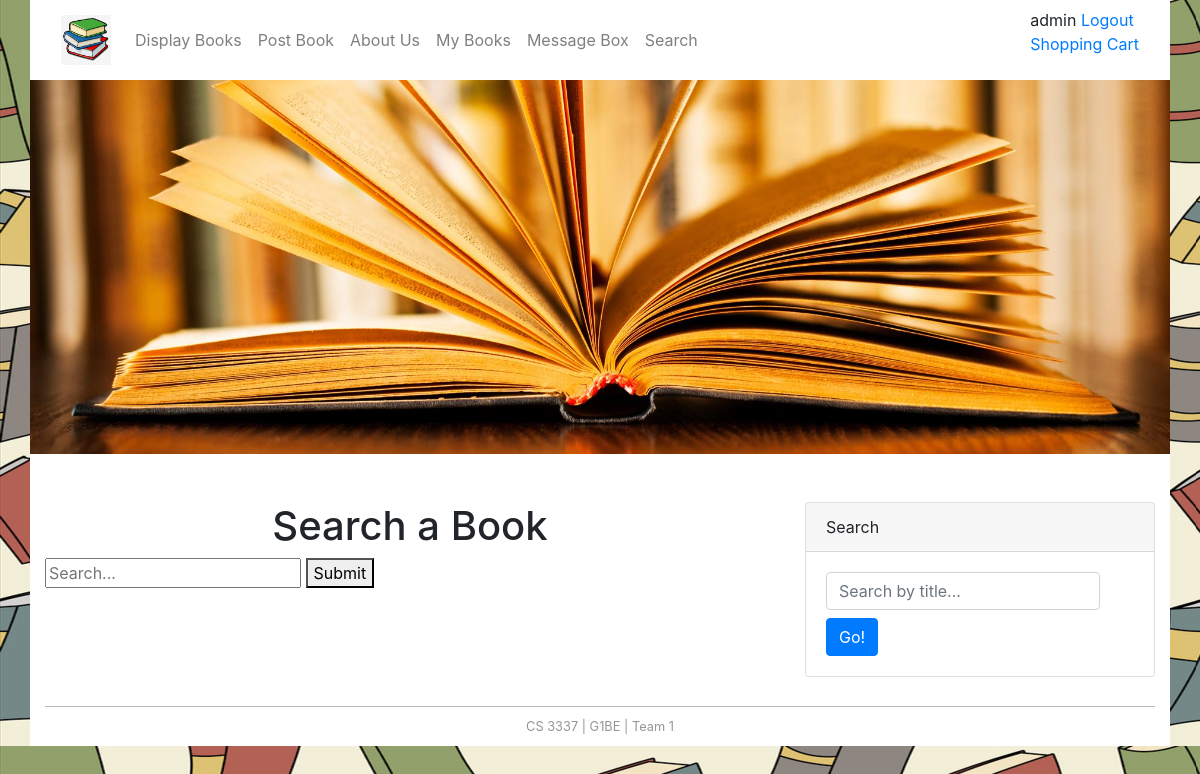
Page /search (signed in) on the committed database.
### bookMng/models.py (models this page shows, shortened)
class MainMenu(models.Model):
    item = models.CharField(max_length=200, unique=True)
    link = models.CharField(max_length=200, unique=True)

### bookMng/views.py (the view)
# urls.py: path('search', views.search, name='search'),
@login_required(login_url=reverse_lazy('login'))
def search(request):
    return render(request,
                  'bookSearch/search.html',
                  {
                      'item_list': MainMenu.objects.all(),
                  })

### bookEx/templates/bookSearch/search.html
{% extends "base.html" %}
{% load static %}
{% block content %}
<h1 align="center"> Search a Book </h1>
  <form action="{% url 'searchresults' %}" method="get">
  <input name="q" type="text" placeholder="Search...">
      <button type="submit">Submit</button>
</form>
{% endblock content %}

### bookEx/templates/base.html (shortened to what this page needs)
{% load static %}
<!DOCTYPE html>
<html lang="en">
<head>
    <link href="{% static 'main1.css' %}" rel="stylesheet" type="text/css">
    <link rel="stylesheet" href="https://stackpath.bootstrapcdn.com/bootstrap/4.3.1/css/bootstrap.min.css">
</head>
<body>
<div class="container">
        <nav class="navbar sticky-top navbar-expand-lg navbar-light" style = "background-color: #ffffff;">
            <a class="navbar-brand" href="\">
             <img src="{% static 'logo.jpg' %}" width="50" height="50" alt="" />
            </a>
            <div class="collapse navbar-collapse" id="navbarNav">
                <ul class="navbar-nav">
                 {% for item in item_list %}
                    <li class="nav-item">
                    <a class="nav-link" href="{{ item.link }}"> {{ item.item }} </a>
                    </li>
                    {% endfor %}
                </ul>
            </div>
            <span style="float: right; align: right;">
                    {% if user.is_authenticated %}
                       {{ user.username }}
                       <a href="{% url 'logout' %}?next=/">Logout</a>
                    {% else %}
                       Not Logged in
                       <a href="{% url 'login' %}?next=/">Login</a>
                    {% endif %}
                <p>
                                <a href="{% url 'purchase' %}"> Shopping Cart </a></p>
                    </span>
        </nav>
        <div id="topbanner" class="row">
            <img src="{% static 'topbanner.jpg' %}" class="img-fluid" alt="" />
        </div>
        <div class="row mt-5">
            <div class="col-8">
                {% block content %}
                {% endblock content %}
            </div>
            <div class="col-4">
                    <div class="card mb-4">
                        <div class="card-header">Search</div>
                        <div class="card-body">
                            <div class="input-group">
                                <form action="{% url 'searchresults' %}" method="get">
                                <input class="form-control mb-2" name = 'q' type="text" placeholder="Search by title..." />
                                <button class="btn btn-primary" id="button-search" type="submit">Go!</button>
                                </form>
                            </div>
                        </div>
                    </div>
            </div>
        </div>
    <footer id="footer"> CS 3337 | G1BE | Team 1</footer>
</div>
</body>
</html>

### bookEx/static/main1.css (style rules this page uses)
body { background-image: url("book_wallpaper.png"); background-repeat: round; }
.container { background-color: #ffffff !important; }
#footer { text-align: center; font-size: 0.8em; margin-top: 5px; padding-top: 10px; padding-bottom: 10px; background-color: #FFFFFF; border-top: thin solid #BBBBBB; clear: both; color: #969696; }

### rows in the picture
MainMenu: item "Display Books"
MainMenu: item "Post Book"
MainMenu: item "About Us"
MainMenu: item "My Books"
MainMenu: item "Message Box"
MainMenu: item "Search"

### other values in the picture
{{ user.username }} "admin"
